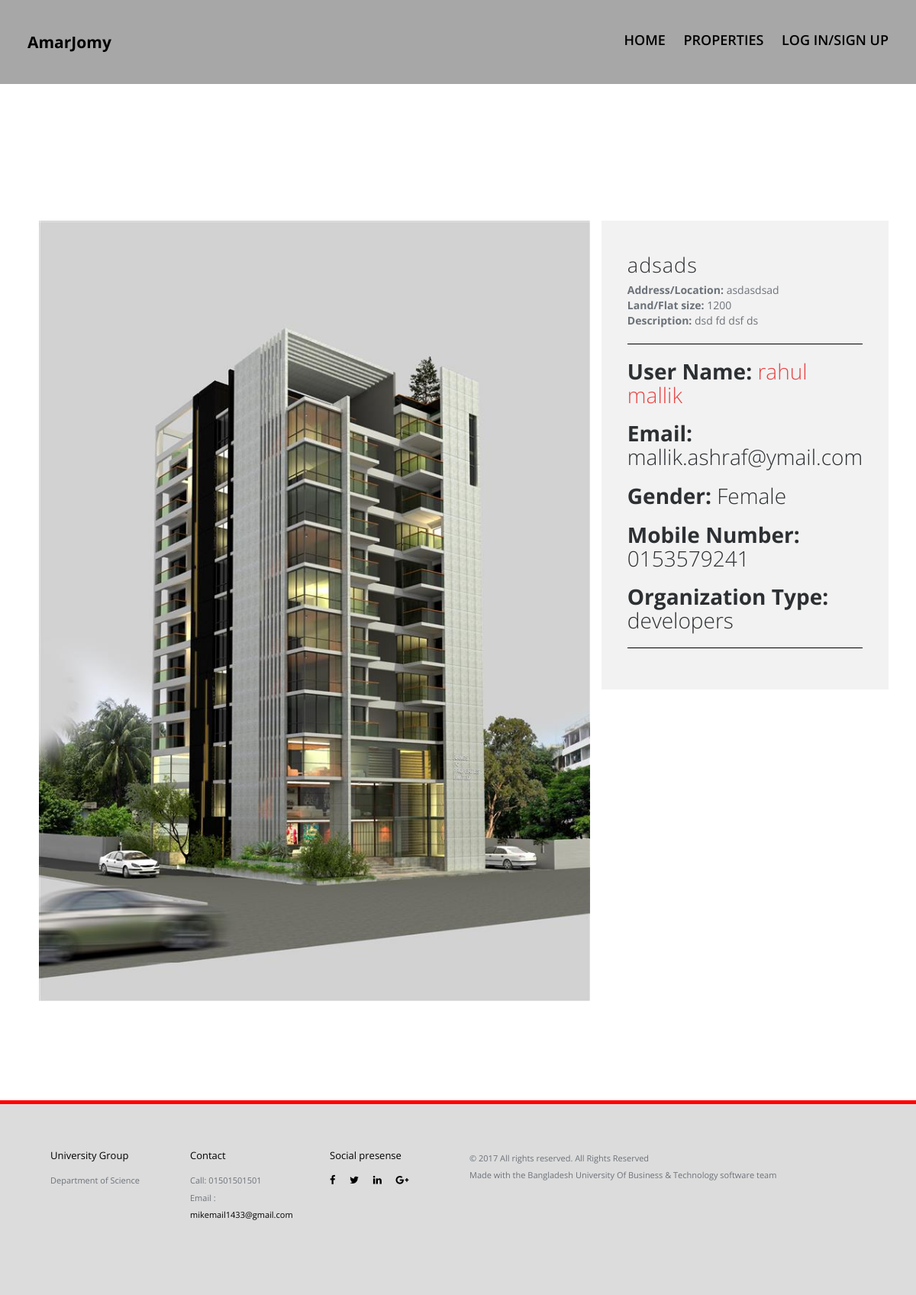
The page /blog-single.php?id=14 on the database its author committed.
### tables this page shows
CREATE TABLE `blog` (
  `id` int(11) NOT NULL,
  `title` varchar(100) NOT NULL,
  `desc` varchar(200) NOT NULL,
  `url` varchar(30000) NOT NULL,
  `location` varchar(200) NOT NULL,
  `size` varchar(200) NOT NULL,
  `u_id` int(100) NOT NULL,
  `stats` varchar(10) NOT NULL
);

CREATE TABLE `u_info` (
  `id` int(11) NOT NULL,
  `u_first` varchar(100) NOT NULL,
  `u_last` varchar(100) NOT NULL,
  `u_email` varchar(100) NOT NULL,
  `u_pass` varchar(100) NOT NULL,
  `u_gnd` int(100) NOT NULL,
  `u_mob` varchar(100) NOT NULL,
  `u_comp` varchar(100) NOT NULL,
  `u_finance` int(255) DEFAULT NULL
);

### blog-single.php (the view)
<?php include "header.php"; ?>
<section id="work-detail" class="section work-detail">
  <?php
    if(isset($_GET['id'])){$post_id = $_GET['id'];}
    else {header('Location: blog.php');}
    $result = $conn->query("SELECT * FROM blog WHERE id='$post_id'");
      while($row = $result->fetch_assoc()) { ?>
      <div class="container-fluid">
        <div class="row">
          <div class="col-md-8 work-detail-margin detail-image">
            <div class="work-image">
              <?php if (isset($row["url"])) { ?><p> <img src="upload/<?php echo $row["url"]; ?>" style="width:100%;" alt="<?php echo $row["title"]; ?>"> </p><?php } ?>
            </div>
          </div>
          <div class="col-md-4 work-detail-margin detail-contentbox">
            <div class="detail-content">
              <?php if (isset($row["title"])) { ?><h4><?php echo $row["title"]; ?></h4><?php } ?>
              <?php if (isset($row["location"])) { ?><?php echo "<strong>Address/Location: </strong>". $row["location"]."<br/>"; ?><?php } ?>
              <?php if (isset($row["size"])) { ?><?php echo "<strong>Land/Flat size: </strong>". $row["size"]."<br/>"; ?><?php } ?>
              <?php if (isset($row["desc"])) { ?> <?php echo "<strong>Description: </strong>". $row["desc"]; ?> <?php } ?>
              <hr style="border-color: black;">
              <?php
                $userid  = $row["u_id"];
                $result_usr = $conn->query("SELECT * FROM u_info WHERE id='$userid'");
                if ($result && mysqli_num_rows($result_usr) > 0)
                    {
                      while($row_usr = $result_usr->fetch_assoc()) {
                      echo "<h3><b>User Name: </b>". "<a href='user-single.php?userid=". $row_usr["id"] ."'>" .$row_usr["u_first"]." ".$row_usr["u_last"]. "</a>" ."</h3>";
                      echo "<h3><b>Email: </b>".$row_usr["u_email"]."</h3>";
                      echo "<h3><b>Gender: </b>";
						if($row_usr["u_gnd"]== 1){echo "Male";}else{echo "Female";}
					  echo "</h3>";
                      echo "<h3><b>Mobile Number: </b>".$row_usr["u_mob"]."</h3>";
                      echo "<h3><b>Organization Type: </b>".$row_usr["u_comp"]."</h3>";
                    }
                  }
                else
                  {
                      echo 'Username NOT Found';
                  }
              ?>
              <hr style="border-color: black;">
          </div>
        </div>
      </div>
    <?php } ?>
  </section>
<br/>
<?php include "footer.php"; ?>

### css/main.css (style rules this page uses)
p { font-size: 14px; line-height: 22.4px; color: #6c7279; }
h3 { font-size: 28px; color: #2d3033; font-weight: 300; }
h4 { font-size: 22px; color: #2d3033; font-weight: 400; }
a { color: #e84545; }
body { font-family: "Open Sans", sans-serif; font-weight: 400; color: #6c7279; }
.section { padding: 100px 0; }
.work-detail { width: 94%; margin: auto; }
.work-detail-margin { margin-top: 7%; }
.detail-image img { width: 100%; }
.detail-contentbox { background-color: #f2f2f2; padding: 3%; }
.detail-content h4 { font-size: 27px; line-height: 27px; letter-spacing: 1px; font-weight: 300; }

### rows shown on the page
blog: url (picture), title "adsads", location "asdasdsad", size "1200", desc "dsd fd dsf ds"
u_info: u_first "rahul", u_last "mallik", u_email "mallik.ashraf@ymail.com", u_gnd "Female", u_mob "0153579241", u_comp "developers"
